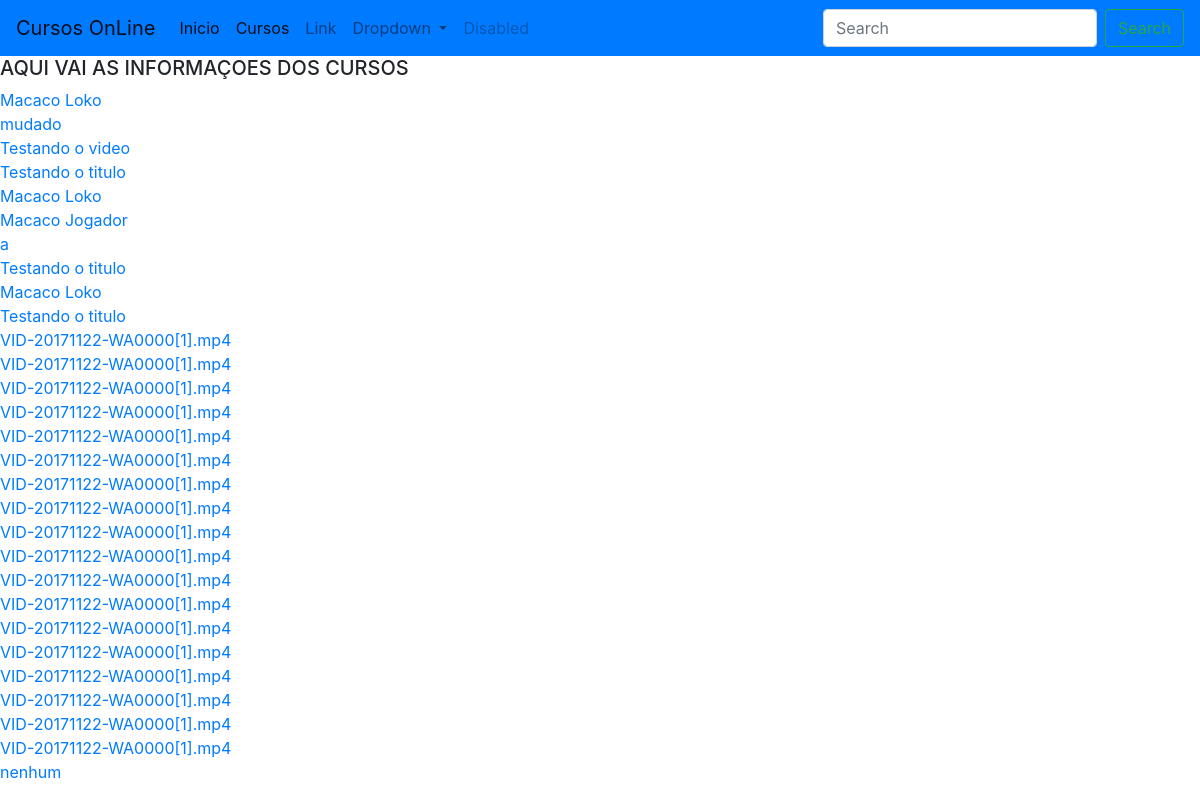
The page /login-php/cursos.php (signed in) on the database its author committed.
### tables this page shows
CREATE TABLE `videos` (
  `idvideos` int(11) NOT NULL,
  `titulo_video` varchar(45) DEFAULT NULL,
  `descricao_video` varchar(100) DEFAULT NULL
);

### login-php/cursos.php (the view, shortened to what this page needs)
<!doctype html>
<html lang="en">
  <head>
    <link rel="stylesheet" href="https://stackpath.bootstrapcdn.com/bootstrap/4.3.1/css/bootstrap.min.css">
  </head>
  <body>
  <nav class="navbar navbar-expand-lg navbar-light bg-primary">
  <a class="navbar-brand" href="#">Cursos OnLine</a>
  <div class="collapse navbar-collapse" id="navbarSupportedContent">
    <ul class="navbar-nav mr-auto">
    <li class="nav-item active">
        <a class="nav-link" href="painel.php">Inicio<span class="sr-only">(current)</span></a>
      </li>
      <li class="nav-item active">
        <a class="nav-link" href="cursos.php">Cursos<span class="sr-only">(current)</span></a>
      </li>
      <li class="nav-item">
        <a class="nav-link" href="#">Link</a>
      </li>
      <li class="nav-item dropdown">
        <a class="nav-link dropdown-toggle" href="#" id="navbarDropdown" role="button" data-toggle="dropdown" aria-haspopup="true" aria-expanded="false">
          Dropdown
        </a>
      </li>
      <li class="nav-item">
        <a class="nav-link disabled" href="#" tabindex="-1" aria-disabled="true">Disabled</a>
      </li>
    </ul>
    <form class="form-inline my-2 my-lg-0">
      <input class="form-control mr-sm-2" type="search" placeholder="Search" aria-label="Search">
      <button class="btn btn-outline-success my-2 my-sm-0" type="submit">Search</button>
    </form>
  </div>
</nav>
<h5>AQUI VAI AS INFORMAÇOES DOS CURSOS</h5>
<?php
    include("conexao.php");
?>
<!doctype html>
<html>
    <head>
    </head>
    <body>
        <div>
        <?php
        $fetchVideos = mysqli_query($conexao, "SELECT * FROM videos ORDER BY idvideos DESC");
        while($row = mysqli_fetch_assoc($fetchVideos)){
            $name = $row['titulo_video'];
            $id = $row['idvideos'];
            echo "<div >";
            echo "<a href='assistirvideo.php?id=$id'>$name</a><br />";
            echo "</div>";
        }
        ?>
        </div>
  </body>
</html>

### rows shown on the page
videos: titulo_video "Macaco Loko"
videos: titulo_video "mudado"
videos: titulo_video "Testando o video"
videos: titulo_video "Testando o titulo"
videos: titulo_video "Macaco Loko"
videos: titulo_video "Macaco Jogador"
videos: titulo_video "a"
videos: titulo_video "Testando o titulo"
videos: titulo_video "Macaco Loko"
videos: titulo_video "Testando o titulo"
videos: titulo_video "VID-20171122-WA0000[1].mp4"
videos: titulo_video "VID-20171122-WA0000[1].mp4"
videos: titulo_video "VID-20171122-WA0000[1].mp4"
videos: titulo_video "VID-20171122-WA0000[1].mp4"
videos: titulo_video "VID-20171122-WA0000[1].mp4"
videos: titulo_video "VID-20171122-WA0000[1].mp4"
videos: titulo_video "VID-20171122-WA0000[1].mp4"
videos: titulo_video "VID-20171122-WA0000[1].mp4"
videos: titulo_video "VID-20171122-WA0000[1].mp4"
videos: titulo_video "VID-20171122-WA0000[1].mp4"
videos: titulo_video "VID-20171122-WA0000[1].mp4"
videos: titulo_video "VID-20171122-WA0000[1].mp4"
videos: titulo_video "VID-20171122-WA0000[1].mp4"
videos: titulo_video "VID-20171122-WA0000[1].mp4"
videos: titulo_video "VID-20171122-WA0000[1].mp4"
videos: titulo_video "VID-20171122-WA0000[1].mp4"
videos: titulo_video "VID-20171122-WA0000[1].mp4"
videos: titulo_video "VID-20171122-WA0000[1].mp4"
videos: titulo_video "nenhum"
